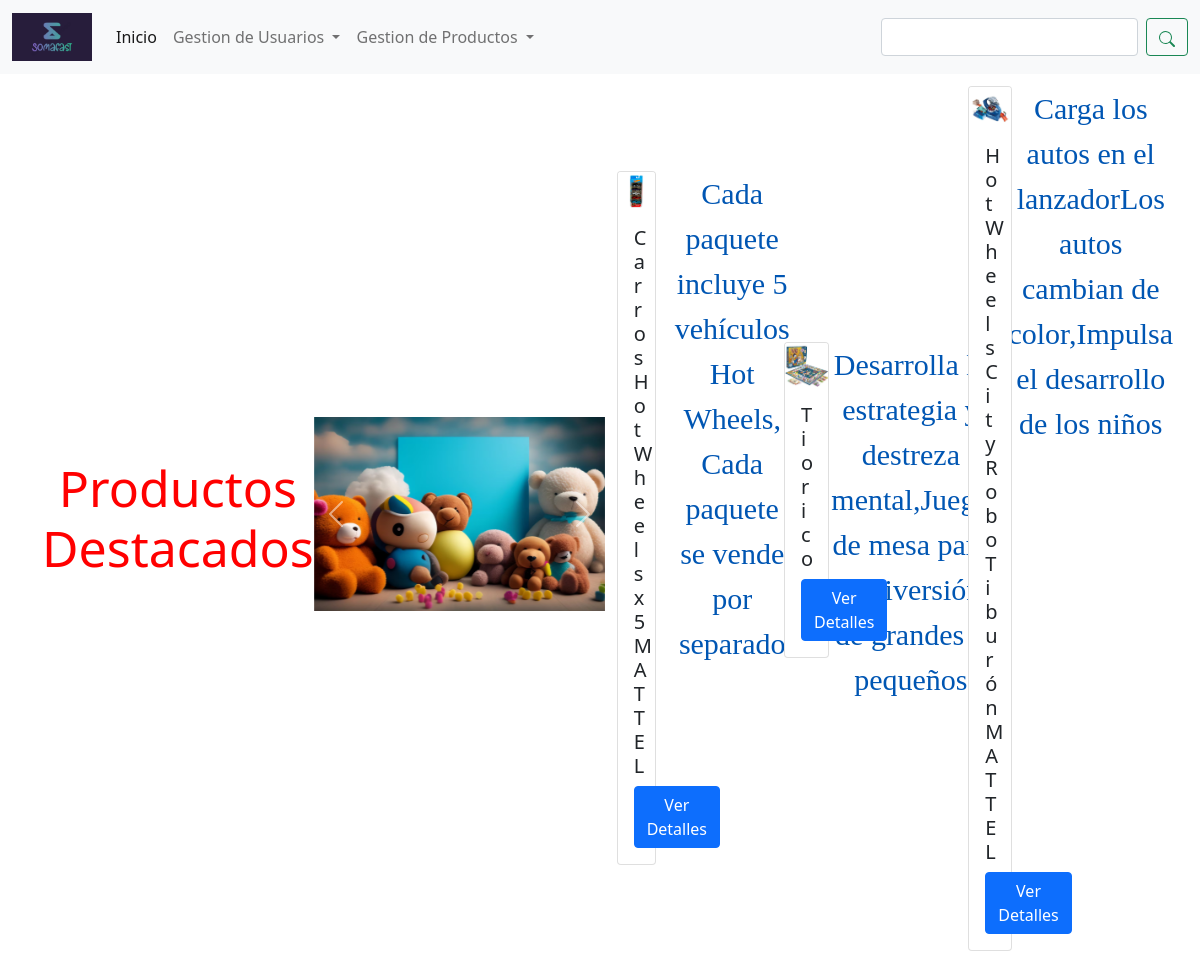
The app's page /view/categorias/jug.php (signed in) with its own data.
### tables this page shows
CREATE TABLE `products` (
  `Id` int(100) NOT NULL,
  `Name` varchar(100) NOT NULL,
  `Description` text NOT NULL,
  `Images` varchar(100) NOT NULL,
  `description_detailed` text NOT NULL,
  `category` int(11) NOT NULL,
  `due_date` date NOT NULL
);

### view/categorias/jug.php (the view, shortened to what this page needs)
<?php
require('../../config/config.php');
$categoryID = 3;
$sql = "SELECT Id, Name, Description, Images, description_detailed FROM products WHERE Category = $categoryID";
$result = $conn->query($sql);
$products = array();
if ($result->num_rows > 0) {
    while ($row = $result->fetch_assoc()) {
        $products[] = $row;
    }
}
?>
<!DOCTYPE html>
<html>
<head>
  <link rel="stylesheet" href="styles.css">
  <?php include('../assets/css/css.php'); ?>
</head>
<body>
  <?php include('../assets/view/header.php'); ?>
  <div class="container mt-5">
    <h2 class="text-center" style="font-size:50px; color:red;">Productos Destacados</h2>
        <div class="d-flex justify-content-center">
    <div id="myCarousel" class="carousel slide mb-3" data-bs-ride="carousel" style="max-width: 600px; ">
  <div class="carousel-inner">
    <div class="carousel-item active">
      <img src="./../../assets/icons/img_products/ig3.avif" class="d-block w-100" alt="Juguete 1">
    </div>
  </div>
  <button class="carousel-control-prev" type="button" data-bs-target="#myCarousel" data-bs-slide="prev">
    <span class="carousel-control-prev-icon" aria-hidden="true"></span>
  </button>
  <button class="carousel-control-next" type="button" data-bs-target="#myCarousel" data-bs-slide="next">
    <span class="carousel-control-next-icon" aria-hidden="true"></span>
  </button>
</div>
    </div>
    <div class="container">
      <?php
      foreach ($products as $product) {
          echo '<div class="row mt-3">';
          echo '  <div class="col-md-4 mb-4">';
          echo '    <div class="card">';
          echo '      <img src="' . $product["Images"] . '" class="card-img-top" alt="' . $product["Name"] . '">';
          echo '      <div class="card-body">';
          echo '        <h5 class="card-title">' . $product["Name"] . '</h5>';
          echo '        <a href="#" class="btn btn-primary" data-bs-toggle="modal" data-bs-target="#modalProducto' . $product["Id"] . '">Ver Detalles</a>';
          echo '      </div>';
          echo '    </div>';
          echo '  </div>';
          echo '  <div class="col-md-8">';
          echo '    <p>' . $product["Description"] . '</p>';
          echo '  </div>';
          echo '</div>';
      }
      ?>
    </div>
  </div>
</body>
</html>

### assets/css/styles.css (style rules this page uses)
body { background-color: #f5f5f5; font-family: Arial, sans-serif; }
.container { height: 100vh; display: flex; justify-content: center; align-items: center; }

### view/assets/css/css.php (style rules this page uses)
html, body { height: 100%; margin: 0; padding: 0; }
.btn-primary { background-color: #007bff; border-color: #007bff; }
p { text-align: center; display: flex; justify-content: center; font-family: cursive; font-size: 30px; color: #0056b3; }

### records on screen
products: Images (picture), Name "Carros Hot Wheels x 5 MATTEL", Description "Cada paquete incluye 5 vehículos Hot Wheels, Cada paquete se vende por separado"
products: Images (picture), Name "Tio rico", Description "Desarrolla la estrategia y destreza mental,Juego de mesa para la diversión de grandes y pequeños"
products: Images (picture), Name "Hot Wheels City Robo Tiburón MATTEL", Description "Carga los autos en el lanzadorLos autos cambian de color,Impulsa el desarrollo de los niños"
